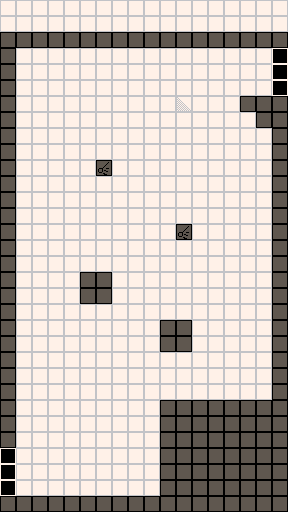

Below is a game level as drawn by its tile map, then a one-line description and the .tmx file that defines it, in full:
An orthogonal 36x64 tile map with 8x8 px tiles, 1 tile layer (Tile Layer 1) and 6 objects (2x spawn_point, 2x map_link, cam_area, spawn_checkpoint).

<map version="1.2" tiledversion="1.3.1" orientation="orthogonal" renderorder="right-down" compressionlevel="0" width="36" height="64" tilewidth="8" tileheight="8" infinite="0" nextlayerid="5" nextobjectid="11">
 <properties>
  <property name="level_id" type="int" value="-1" />
 </properties>
 <tileset firstgid="1" source="platformer_sheet_1.tsx" />
 <layer id="4" name="Tile Layer 1" width="36" height="64">
  <data encoding="csv">
3,4,3,4,3,4,3,4,3,4,3,4,3,4,3,4,3,4,3,4,3,4,3,4,3,4,3,4,3,4,3,4,3,4,3,4,
19,20,19,20,19,20,19,20,19,20,19,20,19,20,19,20,19,20,19,20,19,20,19,20,19,20,19,20,19,20,19,20,19,20,19,20,
3,4,3,4,3,4,3,4,3,4,3,4,3,4,3,4,3,4,3,4,3,4,3,4,3,4,3,4,3,4,3,4,3,4,3,4,
19,20,19,20,19,20,19,20,19,20,19,20,19,20,19,20,19,20,19,20,19,20,19,20,19,20,19,20,19,20,19,20,19,20,19,20,
7,8,7,8,7,8,7,8,7,8,7,8,7,8,7,8,7,8,7,8,7,8,7,8,7,8,7,8,7,8,7,8,7,8,7,8,
23,24,23,24,23,24,23,24,23,24,23,24,23,24,23,24,23,24,23,24,23,24,23,24,23,24,23,24,23,24,23,24,23,24,23,24,
7,8,3,4,3,4,3,4,3,4,3,4,3,4,3,4,3,4,3,4,3,4,3,4,3,4,3,4,3,4,3,4,3,4,9,10,
23,24,19,20,19,20,19,20,19,20,19,20,19,20,19,20,19,20,19,20,19,20,19,20,19,20,19,20,19,20,19,20,19,20,25,26,
7,8,3,4,3,4,3,4,3,4,3,4,3,4,3,4,3,4,3,4,3,4,3,4,3,4,3,4,3,4,3,4,3,4,9,10,
23,24,19,20,19,20,19,20,19,20,19,20,19,20,19,20,19,20,19,20,19,20,19,20,19,20,19,20,19,20,19,20,19,20,25,26,
7,8,3,4,3,4,3,4,3,4,3,4,3,4,3,4,3,4,3,4,3,4,3,4,3,4,3,4,3,4,3,4,3,4,9,10,
23,24,19,20,19,20,19,20,19,20,19,20,19,20,19,20,19,20,19,20,19,20,19,20,19,20,19,20,19,20,19,20,19,20,25,26,
7,8,3,4,3,4,3,4,3,4,3,4,3,4,3,4,3,4,3,4,3,4,5,6,3,4,3,4,3,4,7,8,7,8,7,8,
23,24,19,20,19,20,19,20,19,20,19,20,19,20,19,20,19,20,19,20,19,20,21,22,19,20,19,20,19,20,23,24,23,24,23,24,
7,8,3,4,3,4,3,4,3,4,3,4,3,4,3,4,3,4,3,4,3,4,3,4,3,4,3,4,3,4,3,4,7,8,7,8,
23,24,19,20,19,20,19,20,19,20,19,20,19,20,19,20,19,20,19,20,19,20,19,20,19,20,19,20,19,20,19,20,23,24,23,24,
7,8,3,4,3,4,3,4,3,4,3,4,3,4,3,4,3,4,3,4,3,4,3,4,3,4,3,4,3,4,3,4,3,4,7,8,
23,24,19,20,19,20,19,20,19,20,19,20,19,20,19,20,19,20,19,20,19,20,19,20,19,20,19,20,19,20,19,20,19,20,23,24,
7,8,3,4,3,4,3,4,3,4,3,4,3,4,3,4,3,4,3,4,3,4,3,4,3,4,3,4,3,4,3,4,3,4,7,8,
23,24,19,20,19,20,19,20,19,20,19,20,19,20,19,20,19,20,19,20,19,20,19,20,19,20,19,20,19,20,19,20,19,20,23,24,
7,8,3,4,3,4,3,4,3,4,3,4,37,38,3,4,3,4,3,4,3,4,3,4,3,4,3,4,3,4,3,4,3,4,7,8,
23,24,19,20,19,20,19,20,19,20,19,20,53,54,19,20,19,20,19,20,19,20,19,20,19,20,19,20,19,20,19,20,19,20,23,24,
7,8,3,4,3,4,3,4,3,4,3,4,3,4,3,4,3,4,3,4,3,4,3,4,3,4,3,4,3,4,3,4,3,4,7,8,
23,24,19,20,19,20,19,20,19,20,19,20,19,20,19,20,19,20,19,20,19,20,19,20,19,20,19,20,19,20,19,20,19,20,23,24,
7,8,3,4,3,4,3,4,3,4,3,4,3,4,3,4,3,4,3,4,3,4,3,4,3,4,3,4,3,4,3,4,3,4,7,8,
23,24,19,20,19,20,19,20,19,20,19,20,19,20,19,20,19,20,19,20,19,20,19,20,19,20,19,20,19,20,19,20,19,20,23,24,
7,8,3,4,3,4,3,4,3,4,3,4,3,4,3,4,3,4,3,4,3,4,3,4,3,4,3,4,3,4,3,4,3,4,7,8,
23,24,19,20,19,20,19,20,19,20,19,20,19,20,19,20,19,20,19,20,19,20,19,20,19,20,19,20,19,20,19,20,19,20,23,24,
7,8,3,4,3,4,3,4,3,4,3,4,3,4,3,4,3,4,3,4,3,4,37,38,3,4,3,4,3,4,3,4,3,4,7,8,
23,24,19,20,19,20,19,20,19,20,19,20,19,20,19,20,19,20,19,20,19,20,53,54,19,20,19,20,19,20,19,20,19,20,23,24,
7,8,3,4,3,4,3,4,3,4,3,4,3,4,3,4,3,4,3,4,3,4,3,4,3,4,3,4,3,4,3,4,3,4,7,8,
23,24,19,20,19,20,19,20,19,20,19,20,19,20,19,20,19,20,19,20,19,20,19,20,19,20,19,20,19,20,19,20,19,20,23,24,
7,8,3,4,3,4,3,4,3,4,3,4,3,4,3,4,3,4,3,4,3,4,3,4,3,4,3,4,3,4,3,4,3,4,7,8,
23,24,19,20,19,20,19,20,19,20,19,20,19,20,19,20,19,20,19,20,19,20,19,20,19,20,19,20,19,20,19,20,19,20,23,24,
7,8,3,4,3,4,3,4,3,4,7,8,7,8,3,4,3,4,3,4,3,4,3,4,3,4,3,4,3,4,3,4,3,4,7,8,
23,24,19,20,19,20,19,20,19,20,23,24,23,24,19,20,19,20,19,20,19,20,19,20,19,20,19,20,19,20,19,20,19,20,23,24,
7,8,3,4,3,4,3,4,3,4,7,8,7,8,3,4,3,4,3,4,3,4,3,4,3,4,3,4,3,4,3,4,3,4,7,8,
23,24,19,20,19,20,19,20,19,20,23,24,23,24,19,20,19,20,19,20,19,20,19,20,19,20,19,20,19,20,19,20,19,20,23,24,
7,8,3,4,3,4,3,4,3,4,3,4,3,4,3,4,3,4,3,4,3,4,3,4,3,4,3,4,3,4,3,4,3,4,7,8,
23,24,19,20,19,20,19,20,19,20,19,20,19,20,19,20,19,20,19,20,19,20,19,20,19,20,19,20,19,20,19,20,19,20,23,24,
7,8,3,4,3,4,3,4,3,4,3,4,3,4,3,4,3,4,3,4,7,8,7,8,3,4,3,4,3,4,3,4,3,4,7,8,
23,24,19,20,19,20,19,20,19,20,19,20,19,20,19,20,19,20,19,20,23,24,23,24,19,20,19,20,19,20,19,20,19,20,23,24,
7,8,3,4,3,4,3,4,3,4,3,4,3,4,3,4,3,4,3,4,7,8,7,8,3,4,3,4,3,4,3,4,3,4,7,8,
23,24,19,20,19,20,19,20,19,20,19,20,19,20,19,20,19,20,19,20,23,24,23,24,19,20,19,20,19,20,19,20,19,20,23,24,
7,8,3,4,3,4,3,4,3,4,3,4,3,4,3,4,3,4,3,4,3,4,3,4,3,4,3,4,3,4,3,4,3,4,7,8,
23,24,19,20,19,20,19,20,19,20,19,20,19,20,19,20,19,20,19,20,19,20,19,20,19,20,19,20,19,20,19,20,19,20,23,24,
7,8,3,4,3,4,3,4,3,4,3,4,3,4,3,4,3,4,3,4,3,4,3,4,3,4,3,4,3,4,3,4,3,4,7,8,
23,24,19,20,19,20,19,20,19,20,19,20,19,20,19,20,19,20,19,20,19,20,19,20,19,20,19,20,19,20,19,20,19,20,23,24,
7,8,3,4,3,4,3,4,3,4,3,4,3,4,3,4,3,4,3,4,3,4,3,4,3,4,3,4,3,4,3,4,3,4,7,8,
23,24,19,20,19,20,19,20,19,20,19,20,19,20,19,20,19,20,19,20,19,20,19,20,19,20,19,20,19,20,19,20,19,20,23,24,
7,8,3,4,3,4,3,4,3,4,3,4,3,4,3,4,3,4,3,4,7,8,7,8,7,8,7,8,7,8,7,8,7,8,7,8,
23,24,19,20,19,20,19,20,19,20,19,20,19,20,19,20,19,20,19,20,23,24,23,24,23,24,23,24,23,24,23,24,23,24,23,24,
7,8,3,4,3,4,3,4,3,4,3,4,3,4,3,4,3,4,3,4,7,8,7,8,7,8,7,8,7,8,7,8,7,8,7,8,
23,24,19,20,19,20,19,20,19,20,19,20,19,20,19,20,19,20,19,20,23,24,23,24,23,24,23,24,23,24,23,24,23,24,23,24,
7,8,3,4,3,4,3,4,3,4,3,4,3,4,3,4,3,4,3,4,7,8,7,8,7,8,7,8,7,8,7,8,7,8,7,8,
23,24,19,20,19,20,19,20,19,20,19,20,19,20,19,20,19,20,19,20,23,24,23,24,23,24,23,24,23,24,23,24,23,24,23,24,
9,10,3,4,3,4,3,4,3,4,3,4,3,4,3,4,3,4,3,4,7,8,7,8,7,8,7,8,7,8,7,8,7,8,7,8,
25,26,19,20,19,20,19,20,19,20,19,20,19,20,19,20,19,20,19,20,23,24,23,24,23,24,23,24,23,24,23,24,23,24,23,24,
9,10,3,4,3,4,3,4,3,4,3,4,3,4,3,4,3,4,3,4,7,8,7,8,7,8,7,8,7,8,7,8,7,8,7,8,
25,26,19,20,19,20,19,20,19,20,19,20,19,20,19,20,19,20,19,20,23,24,23,24,23,24,23,24,23,24,23,24,23,24,23,24,
9,10,3,4,3,4,3,4,3,4,3,4,3,4,3,4,3,4,3,4,7,8,7,8,7,8,7,8,7,8,7,8,7,8,7,8,
25,26,19,20,19,20,19,20,19,20,19,20,19,20,19,20,19,20,19,20,23,24,23,24,23,24,23,24,23,24,23,24,23,24,23,24,
7,8,7,8,7,8,7,8,7,8,7,8,7,8,7,8,7,8,7,8,7,8,7,8,7,8,7,8,7,8,7,8,7,8,7,8,
23,24,23,24,23,24,23,24,23,24,23,24,23,24,23,24,23,24,23,24,23,24,23,24,23,24,23,24,23,24,23,24,23,24,23,24
</data>
 </layer>
 <objectgroup id="2" name="Object Layer 1">
  <object id="1" name="bottom_left" type="spawn_point" x="0" y="472" width="32" height="24">
   <properties>
    <property name="type" value="side" />
   </properties>
  </object>
  <object id="2" name="camera" type="cam_area" x="0" y="32" width="288" height="480" />
  <object id="5" name="checkpoint" type="spawn_checkpoint" x="64" y="432" width="32" height="32" />
  <object id="7" name="link" type="map_link" x="-16" y="448" width="16" height="48">
   <properties>
    <property name="dest_map_path" value="Content/raw/map_ss_tower_01.tmx" />
    <property name="dest_spawn_name" value="bottom_middle" />
   </properties>
  </object>
  <object id="9" name="link" type="map_link" x="288" y="48" width="16" height="48">
   <properties>
    <property name="dest_map_path" value="Content/raw/map_ss_tower_00.tmx" />
    <property name="dest_spawn_name" value="bottom_left" />
   </properties>
  </object>
  <object id="10" name="top_right" type="spawn_point" x="256" y="72" width="32" height="24">
   <properties>
    <property name="type" value="side" />
   </properties>
  </object>
 </objectgroup>
</map>
